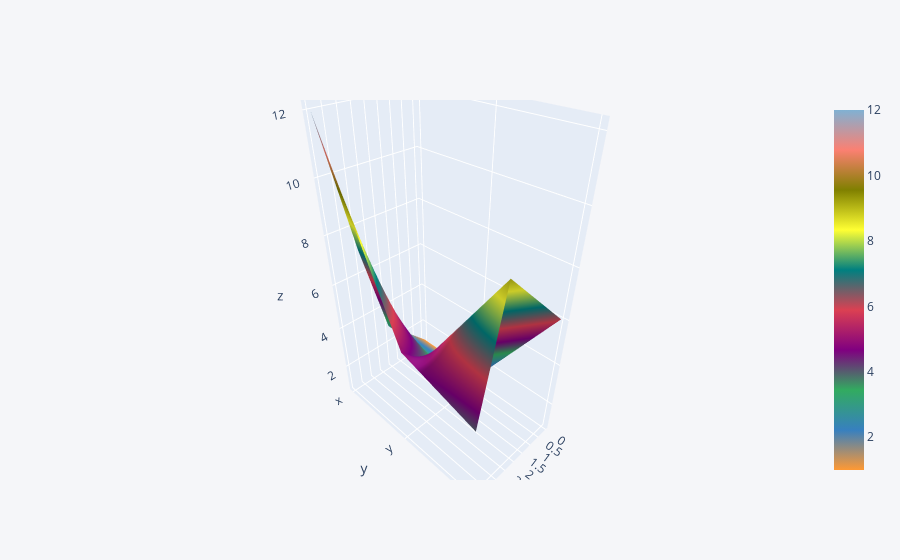

Source (notebook cell):
### Code cell
df1.iplot(kind='surface')

### Figure 1 — Plotly figure (JSON) as saved in the notebook; plotly's stock layout.template omitted (floating-point values rounded to 4 significant figures)
{"data": [{"colorscale": [[0, "rgb(255, 153, 51)"], [0.1111, "rgb(55, 128, 191)"], [0.2222, "rgb(50, 171, 96)"], [0.3333, "rgb(128, 0, 128)"], [0.4444, "rgb(219, 64, 82)"], [0.5556, "rgb(0, 128, 128)"], [0.6667, "rgb(255, 255, 51)"], [0.7778, "rgb(128, 128, 0)"], [0.8889, "rgb(251, 128, 114)"], [1, "rgb(128, 177, 211)"]], "type": "surface", "x": [0, 1, 2, 3, 4], "y": ["x", "y", "z"], "z": [[1, 2, 3, 7, 12], [1, 2, 3, 4, 5], [6, 7, 8, 9, 4]]}], "layout": {"legend": {"bgcolor": "#F5F6F9", "font": {"color": "#4D5663"}}, "paper_bgcolor": "#F5F6F9", "plot_bgcolor": "#F5F6F9", "title": {"font": {"color": "#4D5663"}}, "xaxis": {"gridcolor": "#E1E5ED", "showgrid": true, "tickfont": {"color": "#4D5663"}, "title": {"font": {"color": "#4D5663"}, "text": ""}, "zerolinecolor": "#E1E5ED"}, "yaxis": {"gridcolor": "#E1E5ED", "showgrid": true, "tickfont": {"color": "#4D5663"}, "title": {"font": {"color": "#4D5663"}, "text": ""}, "zerolinecolor": "#E1E5ED"}}}
